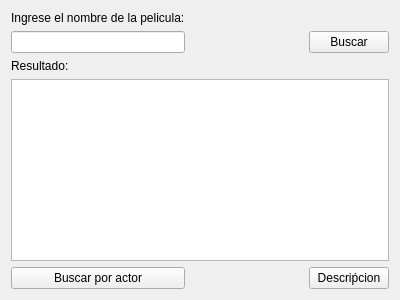
<?xml version="1.0" encoding="UTF-8"?>
<ui version="4.0">
 <class>Buscador</class>
 <widget class="QWidget" name="Buscador">
  <property name="geometry">
   <rect>
    <x>0</x>
    <y>0</y>
    <width>400</width>
    <height>300</height>
   </rect>
  </property>
  <property name="windowTitle">
   <string>Buscador de peliculas</string>
  </property>
  <layout class="QGridLayout" name="gridLayout">
   <item row="5" column="2">
    <widget class="QPushButton" name="info">
     <property name="text">
      <string>Descriṕcion</string>
     </property>
    </widget>
   </item>
   <item row="3" column="0" colspan="3">
    <widget class="QListWidget" name="lista_resutado"/>
   </item>
   <item row="0" column="0">
    <widget class="QLabel" name="label_pelicula">
     <property name="text">
      <string>Ingrese el nombre de la pelicula:</string>
     </property>
    </widget>
   </item>
   <item row="1" column="2">
    <widget class="QPushButton" name="boton_buscar_pelicula">
     <property name="text">
      <string>Buscar</string>
     </property>
    </widget>
   </item>
   <item row="1" column="0">
    <widget class="QLineEdit" name="input_pelicula"/>
   </item>
   <item row="5" column="0">
    <widget class="QPushButton" name="boton_actor">
     <property name="text">
      <string>Buscar por actor</string>
     </property>
    </widget>
   </item>
   <item row="2" column="0">
    <widget class="QLabel" name="label_resultado">
     <property name="text">
      <string>Resultado:</string>
     </property>
    </widget>
   </item>
   <item row="5" column="1">
    <spacer name="horizontalSpacer">
     <property name="orientation">
      <enum>Qt::Orientation::Horizontal</enum>
     </property>
     <property name="sizeHint" stdset="0">
      <size>
       <width>40</width>
       <height>20</height>
      </size>
     </property>
    </spacer>
   </item>
  </layout>
 </widget>
 <resources/>
 <connections/>
</ui>
